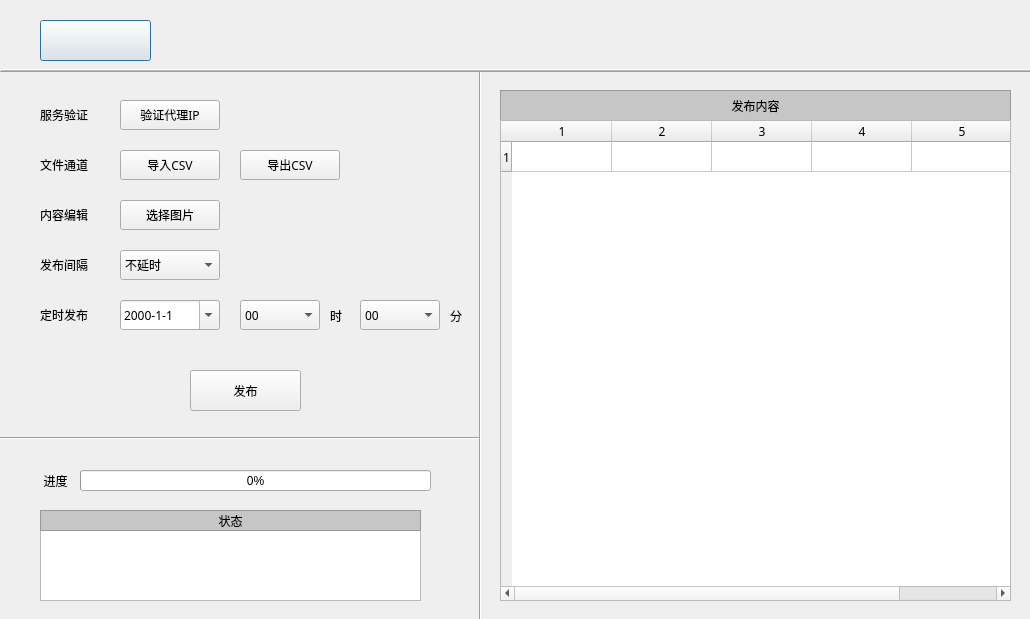
<?xml version="1.0" encoding="UTF-8"?>
<ui version="4.0">
 <class>Dialog</class>
 <widget class="QDialog" name="Dialog">
  <property name="geometry">
   <rect>
    <x>0</x>
    <y>0</y>
    <width>1030</width>
    <height>619</height>
   </rect>
  </property>
  <property name="windowTitle">
   <string>微博爬虫软件</string>
  </property>
  <widget class="QPushButton" name="main_win">
   <property name="geometry">
    <rect>
     <x>40</x>
     <y>20</y>
     <width>111</width>
     <height>41</height>
    </rect>
   </property>
   <property name="font">
    <font>
     <family>微软雅黑</family>
    </font>
   </property>
   <property name="styleSheet">
    <string notr="true">border-image:url(ico/mainBt.png)</string>
   </property>
   <property name="text">
    <string/>
   </property>
  </widget>
  <widget class="QLabel" name="label_4">
   <property name="geometry">
    <rect>
     <x>40</x>
     <y>100</y>
     <width>60</width>
     <height>30</height>
    </rect>
   </property>
   <property name="font">
    <font>
     <family>微软雅黑</family>
    </font>
   </property>
   <property name="text">
    <string>服务验证</string>
   </property>
  </widget>
  <widget class="QPushButton" name="user_check_proxy">
   <property name="geometry">
    <rect>
     <x>120</x>
     <y>100</y>
     <width>100</width>
     <height>30</height>
    </rect>
   </property>
   <property name="font">
    <font>
     <family>微软雅黑</family>
     <pointsize>9</pointsize>
    </font>
   </property>
   <property name="cursor">
    <cursorShape>ArrowCursor</cursorShape>
   </property>
   <property name="text">
    <string>验证代理IP</string>
   </property>
  </widget>
  <widget class="QPushButton" name="importcsv">
   <property name="geometry">
    <rect>
     <x>120</x>
     <y>150</y>
     <width>100</width>
     <height>30</height>
    </rect>
   </property>
   <property name="sizePolicy">
    <sizepolicy hsizetype="Preferred" vsizetype="Fixed">
     <horstretch>0</horstretch>
     <verstretch>0</verstretch>
    </sizepolicy>
   </property>
   <property name="font">
    <font>
     <family>微软雅黑</family>
    </font>
   </property>
   <property name="text">
    <string>导入CSV</string>
   </property>
  </widget>
  <widget class="QPushButton" name="exportcsv">
   <property name="geometry">
    <rect>
     <x>240</x>
     <y>150</y>
     <width>100</width>
     <height>30</height>
    </rect>
   </property>
   <property name="sizePolicy">
    <sizepolicy hsizetype="Preferred" vsizetype="Fixed">
     <horstretch>0</horstretch>
     <verstretch>0</verstretch>
    </sizepolicy>
   </property>
   <property name="font">
    <font>
     <family>微软雅黑</family>
    </font>
   </property>
   <property name="text">
    <string>导出CSV</string>
   </property>
  </widget>
  <widget class="QPushButton" name="release_pic">
   <property name="geometry">
    <rect>
     <x>120</x>
     <y>200</y>
     <width>100</width>
     <height>30</height>
    </rect>
   </property>
   <property name="font">
    <font>
     <family>微软雅黑</family>
    </font>
   </property>
   <property name="autoFillBackground">
    <bool>false</bool>
   </property>
   <property name="text">
    <string>选择图片</string>
   </property>
  </widget>
  <widget class="QLabel" name="label_3">
   <property name="geometry">
    <rect>
     <x>40</x>
     <y>150</y>
     <width>60</width>
     <height>30</height>
    </rect>
   </property>
   <property name="font">
    <font>
     <family>微软雅黑</family>
    </font>
   </property>
   <property name="text">
    <string>文件通道</string>
   </property>
  </widget>
  <widget class="QLabel" name="label_2">
   <property name="geometry">
    <rect>
     <x>40</x>
     <y>200</y>
     <width>60</width>
     <height>30</height>
    </rect>
   </property>
   <property name="font">
    <font>
     <family>微软雅黑</family>
    </font>
   </property>
   <property name="text">
    <string>内容编辑</string>
   </property>
  </widget>
  <widget class="QLabel" name="label_5">
   <property name="geometry">
    <rect>
     <x>40</x>
     <y>250</y>
     <width>60</width>
     <height>30</height>
    </rect>
   </property>
   <property name="font">
    <font>
     <family>微软雅黑</family>
    </font>
   </property>
   <property name="text">
    <string>发布间隔</string>
   </property>
  </widget>
  <widget class="QLabel" name="label_6">
   <property name="geometry">
    <rect>
     <x>40</x>
     <y>300</y>
     <width>60</width>
     <height>30</height>
    </rect>
   </property>
   <property name="font">
    <font>
     <family>微软雅黑</family>
    </font>
   </property>
   <property name="text">
    <string>定时发布</string>
   </property>
  </widget>
  <widget class="QComboBox" name="hour">
   <property name="geometry">
    <rect>
     <x>240</x>
     <y>300</y>
     <width>80</width>
     <height>30</height>
    </rect>
   </property>
   <property name="sizePolicy">
    <sizepolicy hsizetype="Minimum" vsizetype="Fixed">
     <horstretch>0</horstretch>
     <verstretch>0</verstretch>
    </sizepolicy>
   </property>
   <property name="font">
    <font>
     <family>微软雅黑</family>
    </font>
   </property>
   <item>
    <property name="text">
     <string>00</string>
    </property>
   </item>
   <item>
    <property name="text">
     <string>01</string>
    </property>
   </item>
   <item>
    <property name="text">
     <string>02</string>
    </property>
   </item>
   <item>
    <property name="text">
     <string>03</string>
    </property>
   </item>
   <item>
    <property name="text">
     <string>04</string>
    </property>
   </item>
   <item>
    <property name="text">
     <string>05</string>
    </property>
   </item>
   <item>
    <property name="text">
     <string>06</string>
    </property>
   </item>
   <item>
    <property name="text">
     <string>07</string>
    </property>
   </item>
   <item>
    <property name="text">
     <string>08</string>
    </property>
   </item>
   <item>
    <property name="text">
     <string>09</string>
    </property>
   </item>
   <item>
    <property name="text">
     <string>10</string>
    </property>
   </item>
   <item>
    <property name="text">
     <string>11</string>
    </property>
   </item>
   <item>
    <property name="text">
     <string>12</string>
    </property>
   </item>
   <item>
    <property name="text">
     <string>13</string>
    </property>
   </item>
   <item>
    <property name="text">
     <string>14</string>
    </property>
   </item>
   <item>
    <property name="text">
     <string>15</string>
    </property>
   </item>
   <item>
    <property name="text">
     <string>16</string>
    </property>
   </item>
   <item>
    <property name="text">
     <string>17</string>
    </property>
   </item>
   <item>
    <property name="text">
     <string>18</string>
    </property>
   </item>
   <item>
    <property name="text">
     <string>19</string>
    </property>
   </item>
   <item>
    <property name="text">
     <string>20</string>
    </property>
   </item>
   <item>
    <property name="text">
     <string>21</string>
    </property>
   </item>
   <item>
    <property name="text">
     <string>22</string>
    </property>
   </item>
   <item>
    <property name="text">
     <string>23</string>
    </property>
   </item>
  </widget>
  <widget class="QComboBox" name="minute">
   <property name="geometry">
    <rect>
     <x>360</x>
     <y>300</y>
     <width>80</width>
     <height>30</height>
    </rect>
   </property>
   <property name="sizePolicy">
    <sizepolicy hsizetype="Preferred" vsizetype="Preferred">
     <horstretch>0</horstretch>
     <verstretch>0</verstretch>
    </sizepolicy>
   </property>
   <property name="minimumSize">
    <size>
     <width>0</width>
     <height>0</height>
    </size>
   </property>
   <property name="font">
    <font>
     <family>微软雅黑</family>
    </font>
   </property>
   <item>
    <property name="text">
     <string>00</string>
    </property>
   </item>
   <item>
    <property name="text">
     <string>01</string>
    </property>
   </item>
   <item>
    <property name="text">
     <string>02</string>
    </property>
   </item>
   <item>
    <property name="text">
     <string>03</string>
    </property>
   </item>
   <item>
    <property name="text">
     <string>04</string>
    </property>
   </item>
   <item>
    <property name="text">
     <string>05</string>
    </property>
   </item>
   <item>
    <property name="text">
     <string>06</string>
    </property>
   </item>
   <item>
    <property name="text">
     <string>07</string>
    </property>
   </item>
   <item>
    <property name="text">
     <string>08</string>
    </property>
   </item>
   <item>
    <property name="text">
     <string>09</string>
    </property>
   </item>
   <item>
    <property name="text">
     <string>10</string>
    </property>
   </item>
   <item>
    <property name="text">
     <string>11</string>
    </property>
   </item>
   <item>
    <property name="text">
     <string>12</string>
    </property>
   </item>
   <item>
    <property name="text">
     <string>13</string>
    </property>
   </item>
   <item>
    <property name="text">
     <string>14</string>
    </property>
   </item>
   <item>
    <property name="text">
     <string>15</string>
    </property>
   </item>
   <item>
    <property name="text">
     <string>16</string>
    </property>
   </item>
   <item>
    <property name="text">
     <string>17</string>
    </property>
   </item>
   <item>
    <property name="text">
     <string>18</string>
    </property>
   </item>
   <item>
    <property name="text">
     <string>19</string>
    </property>
   </item>
   <item>
    <property name="text">
     <string>20</string>
    </property>
   </item>
   <item>
    <property name="text">
     <string>21</string>
    </property>
   </item>
   <item>
    <property name="text">
     <string>22</string>
    </property>
   </item>
   <item>
    <property name="text">
     <string>23</string>
    </property>
   </item>
   <item>
    <property name="text">
     <string>24</string>
    </property>
   </item>
   <item>
    <property name="text">
     <string>25</string>
    </property>
   </item>
   <item>
    <property name="text">
     <string>26</string>
    </property>
   </item>
   <item>
    <property name="text">
     <string>27</string>
    </property>
   </item>
   <item>
    <property name="text">
     <string>28</string>
    </property>
   </item>
   <item>
    <property name="text">
     <string>29</string>
    </property>
   </item>
   <item>
    <property name="text">
     <string>30</string>
    </property>
   </item>
   <item>
    <property name="text">
     <string>31</string>
    </property>
   </item>
   <item>
    <property name="text">
     <string>32</string>
    </property>
   </item>
   <item>
    <property name="text">
     <string>33</string>
    </property>
   </item>
   <item>
    <property name="text">
     <string>34</string>
    </property>
   </item>
   <item>
    <property name="text">
     <string>35</string>
    </property>
   </item>
   <item>
    <property name="text">
     <string>36</string>
    </property>
   </item>
   <item>
    <property name="text">
     <string>37</string>
    </property>
   </item>
   <item>
    <property name="text">
     <string>38</string>
    </property>
   </item>
   <item>
    <property name="text">
     <string>39</string>
    </property>
   </item>
   <item>
    <property name="text">
     <string>40</string>
    </property>
   </item>
   <item>
    <property name="text">
     <string>41</string>
    </property>
   </item>
   <item>
    <property name="text">
     <string>42</string>
    </property>
   </item>
   <item>
    <property name="text">
     <string>43</string>
    </property>
   </item>
   <item>
    <property name="text">
     <string>44</string>
    </property>
   </item>
   <item>
    <property name="text">
     <string>45</string>
    </property>
   </item>
   <item>
    <property name="text">
     <string>46</string>
    </property>
   </item>
   <item>
    <property name="text">
     <string>47</string>
    </property>
   </item>
   <item>
    <property name="text">
     <string>48</string>
    </property>
   </item>
   <item>
    <property name="text">
     <string>49</string>
    </property>
   </item>
   <item>
    <property name="text">
     <string>50</string>
    </property>
   </item>
   <item>
    <property name="text">
     <string>51</string>
    </property>
   </item>
   <item>
    <property name="text">
     <string>52</string>
    </property>
   </item>
   <item>
    <property name="text">
     <string>53</string>
    </property>
   </item>
   <item>
    <property name="text">
     <string>54</string>
    </property>
   </item>
   <item>
    <property name="text">
     <string>55</string>
    </property>
   </item>
   <item>
    <property name="text">
     <string>56</string>
    </property>
   </item>
   <item>
    <property name="text">
     <string>57</string>
    </property>
   </item>
   <item>
    <property name="text">
     <string>58</string>
    </property>
   </item>
   <item>
    <property name="text">
     <string>59</string>
    </property>
   </item>
  </widget>
  <widget class="QLabel" name="label_8">
   <property name="geometry">
    <rect>
     <x>330</x>
     <y>300</y>
     <width>21</width>
     <height>31</height>
    </rect>
   </property>
   <property name="font">
    <font>
     <family>微软雅黑</family>
    </font>
   </property>
   <property name="text">
    <string>时</string>
   </property>
  </widget>
  <widget class="QLabel" name="label_7">
   <property name="geometry">
    <rect>
     <x>450</x>
     <y>300</y>
     <width>21</width>
     <height>31</height>
    </rect>
   </property>
   <property name="font">
    <font>
     <family>微软雅黑</family>
    </font>
   </property>
   <property name="text">
    <string>分</string>
   </property>
  </widget>
  <widget class="QPushButton" name="release_bt">
   <property name="geometry">
    <rect>
     <x>190</x>
     <y>370</y>
     <width>111</width>
     <height>41</height>
    </rect>
   </property>
   <property name="font">
    <font>
     <family>微软雅黑</family>
    </font>
   </property>
   <property name="styleSheet">
    <string notr="true">border-image:url(ico/bt.png)</string>
   </property>
   <property name="text">
    <string>发布</string>
   </property>
  </widget>
  <widget class="QComboBox" name="release_delay">
   <property name="geometry">
    <rect>
     <x>120</x>
     <y>250</y>
     <width>100</width>
     <height>30</height>
    </rect>
   </property>
   <property name="sizePolicy">
    <sizepolicy hsizetype="Preferred" vsizetype="Fixed">
     <horstretch>0</horstretch>
     <verstretch>0</verstretch>
    </sizepolicy>
   </property>
   <property name="sizeIncrement">
    <size>
     <width>0</width>
     <height>0</height>
    </size>
   </property>
   <property name="font">
    <font>
     <family>微软雅黑</family>
    </font>
   </property>
   <property name="layoutDirection">
    <enum>Qt::LeftToRight</enum>
   </property>
   <property name="currentIndex">
    <number>0</number>
   </property>
   <property name="sizeAdjustPolicy">
    <enum>QComboBox::AdjustToContentsOnFirstShow</enum>
   </property>
   <item>
    <property name="text">
     <string>不延时</string>
    </property>
   </item>
   <item>
    <property name="text">
     <string>延时5秒</string>
    </property>
   </item>
   <item>
    <property name="text">
     <string>延时10秒</string>
    </property>
   </item>
   <item>
    <property name="text">
     <string>延时15秒</string>
    </property>
   </item>
  </widget>
  <widget class="QDateEdit" name="dateEdit">
   <property name="geometry">
    <rect>
     <x>120</x>
     <y>300</y>
     <width>100</width>
     <height>30</height>
    </rect>
   </property>
   <property name="sizePolicy">
    <sizepolicy hsizetype="Preferred" vsizetype="Fixed">
     <horstretch>0</horstretch>
     <verstretch>0</verstretch>
    </sizepolicy>
   </property>
   <property name="font">
    <font>
     <family>微软雅黑</family>
    </font>
   </property>
   <property name="displayFormat">
    <string>yyyy-M-d</string>
   </property>
   <property name="calendarPopup">
    <bool>true</bool>
   </property>
  </widget>
  <widget class="QProgressBar" name="progressBar">
   <property name="geometry">
    <rect>
     <x>80</x>
     <y>470</y>
     <width>351</width>
     <height>21</height>
    </rect>
   </property>
   <property name="sizePolicy">
    <sizepolicy hsizetype="Preferred" vsizetype="Fixed">
     <horstretch>0</horstretch>
     <verstretch>0</verstretch>
    </sizepolicy>
   </property>
   <property name="font">
    <font>
     <weight>50</weight>
     <bold>false</bold>
    </font>
   </property>
   <property name="value">
    <number>0</number>
   </property>
  </widget>
  <widget class="QPlainTextEdit" name="state_value">
   <property name="geometry">
    <rect>
     <x>40</x>
     <y>530</y>
     <width>381</width>
     <height>71</height>
    </rect>
   </property>
  </widget>
  <widget class="Line" name="line">
   <property name="geometry">
    <rect>
     <x>0</x>
     <y>430</y>
     <width>481</width>
     <height>16</height>
    </rect>
   </property>
   <property name="orientation">
    <enum>Qt::Horizontal</enum>
   </property>
  </widget>
  <widget class="Line" name="line_2">
   <property name="geometry">
    <rect>
     <x>470</x>
     <y>70</y>
     <width>20</width>
     <height>551</height>
    </rect>
   </property>
   <property name="orientation">
    <enum>Qt::Vertical</enum>
   </property>
  </widget>
  <widget class="Line" name="line_3">
   <property name="geometry">
    <rect>
     <x>0</x>
     <y>60</y>
     <width>1301</width>
     <height>21</height>
    </rect>
   </property>
   <property name="frameShadow">
    <enum>QFrame::Raised</enum>
   </property>
   <property name="lineWidth">
    <number>1</number>
   </property>
   <property name="midLineWidth">
    <number>1</number>
   </property>
   <property name="orientation">
    <enum>Qt::Horizontal</enum>
   </property>
  </widget>
  <widget class="QLabel" name="label_9">
   <property name="geometry">
    <rect>
     <x>40</x>
     <y>470</y>
     <width>31</width>
     <height>21</height>
    </rect>
   </property>
   <property name="font">
    <font>
     <family>微软雅黑</family>
    </font>
   </property>
   <property name="frameShape">
    <enum>QFrame::NoFrame</enum>
   </property>
   <property name="text">
    <string>进度</string>
   </property>
   <property name="textFormat">
    <enum>Qt::AutoText</enum>
   </property>
   <property name="alignment">
    <set>Qt::AlignCenter</set>
   </property>
  </widget>
  <widget class="QLabel" name="label_10">
   <property name="geometry">
    <rect>
     <x>40</x>
     <y>510</y>
     <width>381</width>
     <height>21</height>
    </rect>
   </property>
   <property name="font">
    <font>
     <family>微软雅黑</family>
    </font>
   </property>
   <property name="styleSheet">
    <string notr="true">background:rgb(198, 198, 198)</string>
   </property>
   <property name="frameShape">
    <enum>QFrame::StyledPanel</enum>
   </property>
   <property name="frameShadow">
    <enum>QFrame::Sunken</enum>
   </property>
   <property name="text">
    <string>状态</string>
   </property>
   <property name="textFormat">
    <enum>Qt::AutoText</enum>
   </property>
   <property name="alignment">
    <set>Qt::AlignCenter</set>
   </property>
  </widget>
  <widget class="QLabel" name="label_11">
   <property name="geometry">
    <rect>
     <x>500</x>
     <y>90</y>
     <width>511</width>
     <height>31</height>
    </rect>
   </property>
   <property name="font">
    <font>
     <family>微软雅黑</family>
    </font>
   </property>
   <property name="styleSheet">
    <string notr="true">background:rgb(198, 198, 198)</string>
   </property>
   <property name="frameShape">
    <enum>QFrame::StyledPanel</enum>
   </property>
   <property name="frameShadow">
    <enum>QFrame::Sunken</enum>
   </property>
   <property name="text">
    <string>发布内容</string>
   </property>
   <property name="textFormat">
    <enum>Qt::AutoText</enum>
   </property>
   <property name="alignment">
    <set>Qt::AlignCenter</set>
   </property>
  </widget>
  <widget class="QTableWidget" name="release_table">
   <property name="geometry">
    <rect>
     <x>500</x>
     <y>120</y>
     <width>511</width>
     <height>481</height>
    </rect>
   </property>
   <property name="font">
    <font>
     <family>微软雅黑</family>
    </font>
   </property>
   <property name="rowCount">
    <number>1</number>
   </property>
   <property name="columnCount">
    <number>5</number>
   </property>
   <attribute name="horizontalHeaderVisible">
    <bool>true</bool>
   </attribute>
   <attribute name="horizontalHeaderCascadingSectionResizes">
    <bool>false</bool>
   </attribute>
   <attribute name="horizontalHeaderShowSortIndicator" stdset="0">
    <bool>false</bool>
   </attribute>
   <attribute name="horizontalHeaderStretchLastSection">
    <bool>false</bool>
   </attribute>
   <attribute name="verticalHeaderCascadingSectionResizes">
    <bool>false</bool>
   </attribute>
   <attribute name="verticalHeaderHighlightSections">
    <bool>true</bool>
   </attribute>
   <attribute name="verticalHeaderShowSortIndicator" stdset="0">
    <bool>false</bool>
   </attribute>
   <attribute name="verticalHeaderStretchLastSection">
    <bool>false</bool>
   </attribute>
   <row/>
   <column/>
   <column/>
   <column/>
   <column/>
   <column/>
  </widget>
 </widget>
 <resources/>
 <connections/>
</ui>
